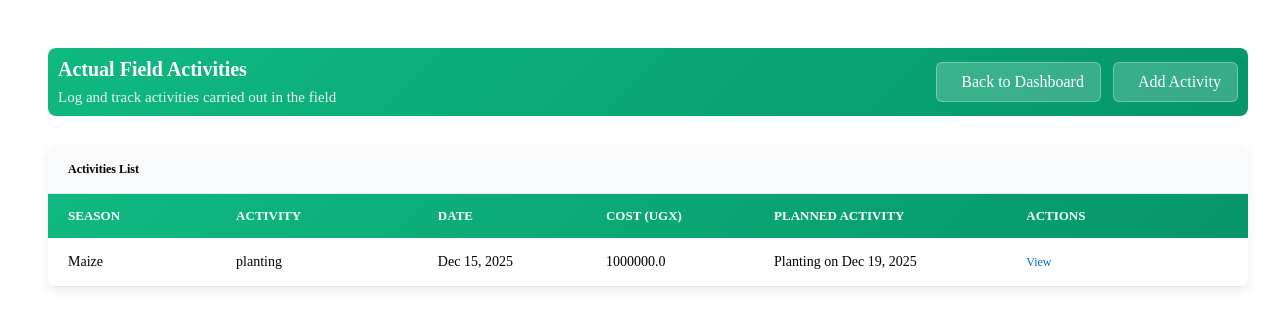
Screenshot of /actualactivities/ with the database file from the repository.
### farmcore/models.py (models this page shows, shortened)
class ActualActivity(models.Model):
    season_plan = models.ForeignKey( SeasonPlan, on_delete=models.CASCADE, related_name='actual_activities')
    activity_type = models.CharField(max_length=50, choices=PlannedActivity.ACTIVITY_CHOICES, blank=False, null=False  )
    actual_date = models.DateField(blank=False, null=False)
    actual_cost_ugx = models.FloatField(blank=False, null=False, default=0.0)
    notes = models.CharField(max_length=255, blank=False, null=False, default="")
    planned_activity = models.ForeignKey(PlannedActivity, on_delete=models.SET_NULL, null=True, blank=True, related_name='actual_activities')

class SeasonPlan(models.Model):
    SEASON_CHOICES = [
        ('rainy', 'Rainy'),
        ('sunny', 'Sunny'),
    ]
    STATUS_CHOICES = [
        ('is_active', 'Is Active'),
        ('completed', 'Completed'),
        ('planned', 'Planned'),
    ]
    farm = models.ForeignKey(Farm, on_delete=models.CASCADE)
    crop_name = models.CharField(max_length=100)
    season_name = models.CharField(max_length=100, choices=SEASON_CHOICES)
    status = models.CharField( max_length=20, choices=STATUS_CHOICES, default='planned' )
    start_date = models.DateField( null=True, blank=True )

class PlannedActivity(models.Model):
    ACTIVITY_CHOICES = [
        ('land_preparation', 'Land Preparation'),
        ('planting', 'Planting'),
        ('weeding', 'Weeding'),
        ('spraying', 'Spraying'),
        ('harvesting', 'Harvesting'),
    ]
    season_plan = models.ForeignKey(SeasonPlan, on_delete=models.CASCADE)
    activity_type = models.CharField(max_length=100, choices=ACTIVITY_CHOICES, null=False, blank=False)
    target_date = models.DateField(blank=False, null=False)
    estimated_cost_ugx = models.FloatField( null=False, blank=False, default=0.0)

### farmcore/views.py (the view)
# urls.py: path("actualactivities/", views.actualactivities_list, name="actualactivities_list"),
def actualactivities_list(request):
    actuals = ActualActivity.objects.all()
    return render(request, "actualactivities_list.html", {"activities": actuals})

### farmcore/templates/actualactivities_list.html (shortened to what this page needs)
{% load static %}
{% block content %}
<div class="page-container">
    <div class="page-header">
        <div class="page-header-content">
            <h1>Actual Field Activities</h1>
            <p>Log and track activities carried out in the field</p>
        </div>
        <div class="action-buttons">
            <a href="{% url 'dashboard' %}" class="back-button">
                 Back to Dashboard
            </a>
            <a href="{% url 'actualactivity_create' %}" class="btn-action">
                 Add Activity
            </a>
        </div>
    </div>
    <div class="card">
        <div class="card-header">Activities List</div>
        <div class="table-header">
            <div>SEASON</div>
            <div>ACTIVITY</div>
            <div>DATE</div>
            <div>COST (UGX)</div>
            <div>PLANNED ACTIVITY</div>
            <div>ACTIONS</div>
        </div>
        {% for act in activities %}
        <div class="farmer-row">
            <div>{{ act.season_plan.crop_name }}</div>
            <div>{{ act.activity_type }}</div>
            <div>{{ act.actual_date|date:"M d, Y" }}</div>
            <div>{{ act.actual_cost_ugx }}</div>
            <div>
                {% if act.planned_activity %}
                    {{ act.planned_activity.get_activity_type_display }} on {{ act.planned_activity.target_date|date:"M d, Y" }}
                {% else %}
                    N/A
                {% endif %}
            </div>
            <div style="display: flex; gap: 10px; flex-wrap: wrap;">
                <a href="{% url 'actualactivity_detail' act.id %}" style="color: #0066cc; text-decoration: none; font-weight: 500; font-size: 12px;">
                     View
            </div>
        </div>
        {% empty %}
        <div class="empty-state">
            <div class="empty-state-icon">📋</div>
            <p>No actual activities recorded yet.</p>
        </div>
        {% endfor %}
    </div>
</div>
{% endblock %}

### farmcore/templates/actualactivities_list.html (style rules this page uses)
.page-container { padding: 40px; width: 100%; max-width: 1200px; margin: auto; }
.page-header { display: flex; justify-content: space-between; align-items: center; margin-bottom: 30px; padding: 10px; background: linear-gradient(135deg, #10b981 0%, #059669 100%); border-radius: 8px; color: white; }
.page-header-content h1 { font-size: 20px; font-weight: 700; margin: 0 0 8px 0; }
.page-header-content p { margin: 0; opacity: 0.9; font-size: 15px; }
.back-button, .btn-action { display: inline-flex; align-items: center; gap: 8px; background: rgba(255, 255, 255, 0.2); color: white; padding: 10px 16px; border-radius: 6px; text-decoration: none; font-weight: 500; transition: all 0.3s; border: 1px solid rgba(255, 255, 255, 0.3); }
.action-buttons { display: flex; gap: 12px; }
.card { background: white; border-radius: 8px; box-shadow: 0 4px 12px rgba(0,0,0,0.08); overflow: hidden; }
.card-header { padding: 16px 20px; font-size: 12px; font-weight: 700; border-bottom: 1px solid #e8e8e8; background: #f9fafb; }
.table-header { display: grid; grid-template-columns: 1fr 1.2fr 1fr 1fr 1.5fr 1.2fr; padding: 14px 20px; font-weight: 700; font-size: 13px; color: white; background: linear-gradient(135deg, #10b981 0%, #059669 100%); }
.farmer-row { display: grid; grid-template-columns: 1fr 1.2fr 1fr 1fr 1.5fr 1.2fr; padding: 16px 20px; border-bottom: 1px solid #e8e8e8; font-size: 14px; transition: all 0.2s; align-items: center; }

### rows the page displays
ActualActivity: season_plan.crop_name "Maize", activity_type "planting", actual_date "Dec 15, 2025", actual_cost_ugx "1000000.0", planned_activity.activity_type "Planting", planned_activity.target_date "Dec 19, 2025"
